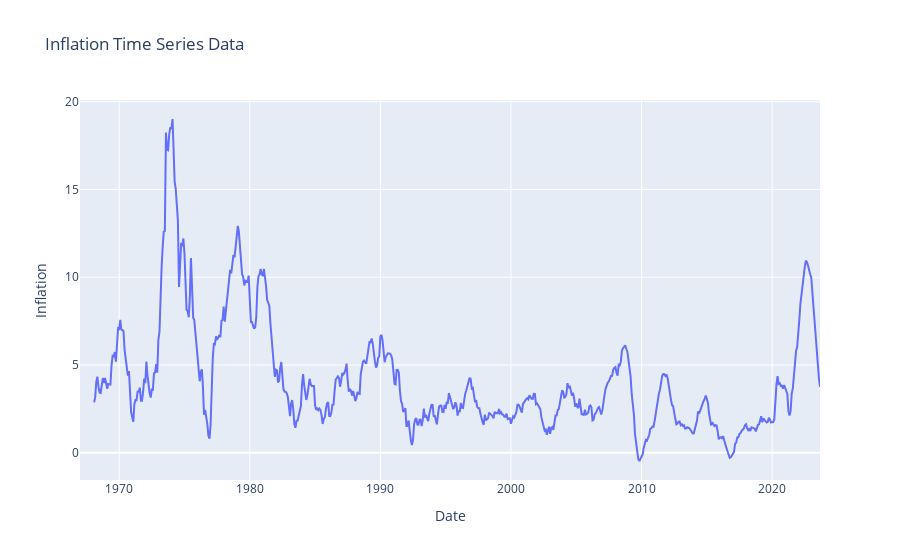

The notebook cell this image was saved under:
### Code cell
fig = px.line(data, x='date', y='inflation', title='Inflation Time Series Data',
              labels={'inflation': 'Inflation', 'date': 'Date'})

fig.show()

### Figure 1 — Plotly figure (JSON) as saved in the notebook; plotly's stock layout.template omitted (floating-point values rounded to 4 significant figures; data arrays with more than 128 entries replaced by an {"elided": "..."} marker saying what was removed)
{"data": [{"hovertemplate": "Date=%{x}<br>Inflation=%{y}<extra></extra>", "legendgroup": "", "line": {"color": "#636efa", "dash": "solid"}, "marker": {"symbol": "circle"}, "mode": "lines", "name": "", "orientation": "v", "showlegend": false, "type": "scatter", "x": {"elided": "681 str values"}, "xaxis": "x", "y": {"elided": "681 float values"}, "yaxis": "y"}], "layout": {"legend": {"tracegroupgap": 0}, "title": {"text": "Inflation Time Series Data"}, "xaxis": {"anchor": "y", "domain": [0, 1], "title": {"text": "Date"}}, "yaxis": {"anchor": "x", "domain": [0, 1], "title": {"text": "Inflation"}}}}
